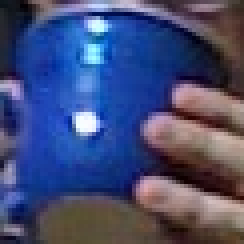
//> input picture LearningOpenCV_Code/BlueCup.jpg, 61 x 61 px (shown 4 times larger)
$ ./ch7_ex7_5_HistBackProj BlueCup.jpg HandIndoorColor.jpg 1   (built with g++ and OpenCV 4)
//> lines starting //> are read from the running program, lines starting //| are printed output that depends on the picture
// ch7_ex7_5_HistBackProj  OK, OK, this isn't in the book, its' "extra"
//     We cut the source code for actually doing back project in the book
//     but here it is no extra charge.
//   Gary Bradski Oct 3, 2008
//
#include <opencv/cv.h>
#include <opencv/cxcore.h>
#include <opencv2/highgui.hpp>
#include <stdio.h>
/* *************** License:**************************
   Oct. 3, 2008
   Right to use this code in any way you want without warrenty, support or any guarentee of it working.

   BOOK: It would be nice if you cited it:
   Learning OpenCV: Computer Vision with the OpenCV Library
     by Gary Bradski and Adrian Kaehler
     Published by O'Reilly Media, October 3, 2008

   AVAILABLE AT:
     http://www.amazon.com/Learning-OpenCV-Computer-Vision-Library/dp/0596516134
     Or: http://oreilly.com/catalog/9780596516130/
     ISBN-10: 0596516134 or: ISBN-13: 978-0596516130

   OTHER OPENCV SITES:
   * The source code is on sourceforge at:
     http://sourceforge.net/projects/opencvlibrary/
   * The OpenCV wiki page (As of Oct 1, 2008 this is down for changing over servers, but should come back):
     http://opencvlibrary.sourceforge.net/
   * An active user group is at:
     http://tech.groups.yahoo.com/group/OpenCV/
   * The minutes of weekly OpenCV development meetings are at:
     http://pr.willowgarage.com/wiki/OpenCV


 ADD ALL NOTES BY W_LITTLEWHITE
 * The github is at:
 https://github.com/964873559

   ************************************************** */

void help(){
printf("\nCall is:\n"
  "  ch7_ex7_5_HistBackProj modelImage testImage patch_type\n"
  "     patch_type takes on the following methods of matching:\n"
  "        0 Correlation, 1 ChiSqr, 2 Intersect, 3 Bhattacharyya\n"
  "     Projection is done using cvCalcBackProject()\n\n");
 }

//Learns histogram from derived from the first image, and backprojects it onto the second
//  If patch_type is present, it does cvCalcBackProjectPatch()
//     patch_type takes on the following methods of matching:
//     0 Correlation, 1 ChiSqr, 2 Intersect, 3 Bhattacharyya
//  it does cvCalcBackProject().
// Call is:
//    ch7BackProj modelImage testImage patch_type
//
int main( int argc, char** argv ) {

    IplImage* src[2],*dst=0,*ftmp=0; //dst is what to display on
	int i,type = 0;
//    默认匹配类型
	int patch = 0; //default to cvCalcBackProject()
    if( argc >= 3){
		if(argc > 3) {
			patch = 1;
//            反向投影时使用的匹配类型
			type = atoi(argv[3]); //turn on cvCalcBackProjecPatch() using type
		}
		printf("Patch = %d, type = %d\n",patch,type);
		//Load 2 images, first on is to build histogram of, 2nd is to run on
//        加载两个图片，第一个作为直方图，第二个正常使用
		src[0] = 0; src[1] = 0;
		for(i = 1; i<3; ++i){
			if((src[i-1]=cvLoadImage(argv[i], 1))== 0) {
				printf("Error on reading image %d: %s\n",i,argv[i]);
				return(-1);
			}
		}
        // Compute the HSV image, and decompose it into separate planes.
        //
//        下面是一大堆关于创建直方图的，还记得么
        IplImage *hsv[2], *h_plane[2],*s_plane[2],*v_plane[2],*planes[2][2];
       	IplImage* hist_img[2];
		CvHistogram* hist[2];
       // int h_bins = 30, s_bins = 32;
	    int h_bins = 16, s_bins = 16;
        int    hist_size[] = { h_bins, s_bins };
        float  h_ranges[]  = { 0, 180 };          // hue is [0,180]
        float  s_ranges[]  = { 0, 255 };
        float* ranges[]    = { h_ranges, s_ranges };
		int scale = 10;
#define patchx 61
#define patchy 61
//        创建匹配结果显示图像
		if(patch){
			int iwidth = src[1]->width - patchx + 1;
			int iheight = src[1]->height - patchy + 1;
			ftmp = cvCreateImage( cvSize(iwidth,iheight),32,1);
			cvZero(ftmp);
		}

		dst = cvCreateImage( cvGetSize(src[1]),8,1);

		cvZero(dst);
//        创建直方图，前面有的，记得的话我就不注释了啊，不记得的话回去看看前面的：）
 		for(i = 0; i<2; ++i){
			hsv[i] = cvCreateImage( cvGetSize(src[i]), 8, 3 );
        	cvCvtColor( src[i], hsv[i], CV_BGR2HSV );

			h_plane[i]  = cvCreateImage( cvGetSize(src[i]), 8, 1 );
        	s_plane[i]  = cvCreateImage( cvGetSize(src[i]), 8, 1 );
        	v_plane[i]  = cvCreateImage( cvGetSize(src[i]), 8, 1 );
        	planes[i][0] = h_plane[i];
			planes[i][1] = s_plane[i];
        	cvCvtPixToPlane( hsv[i], h_plane[i], s_plane[i], v_plane[i], 0 );
	        // Build the histogram and compute its contents.
    	    //
         	hist[i] = cvCreateHist(
            	2,
            	hist_size,
            	CV_HIST_ARRAY,
            	ranges,
            	1
          		);
        	cvCalcHist( planes[i], hist[i], 0, 0 );
			if(patch)
				cvNormalizeHist( hist[i], 1.0 ); //Don't normalize for cvCalcBackProject(),

			// Create an image to use to visualize our histogram.
  	        //
         	hist_img[i] = cvCreateImage(
          		cvSize( h_bins * scale, s_bins * scale ),
          		8,
          		3
        	);
        	cvZero( hist_img[i] );

        	// populate our visualization with little gray squares.
        	//
        	float max_value = 0;
			float *fp,fval;
        	cvGetMinMaxHistValue( hist[i], 0, &max_value, 0, 0 );

	        for( int h = 0; h < h_bins; h++ ) {
    	        for( int s = 0; s < s_bins; s++ ) {
        	        float bin_val = cvQueryHistValue_2D( hist[i], h, s );
	               	int intensity = cvRound( bin_val * 255 / max_value );
                	cvRectangle(
                  		hist_img[i],
                  		cvPoint( h*scale, s*scale ),
                  		cvPoint( (h+1)*scale - 1, (s+1)*scale - 1),
                  		CV_RGB(intensity,intensity,intensity),
                  		CV_FILLED
                	);
            	}
        	}
		}//For the 2 images

		//DO THE BACK PROJECTION
//        执行反向投影匹配以及反向投影处理
		if((patch)) {
			printf("Doing cvCalcBackProjectPatch() with type =%d\n",type);
//            参数：原图像、结果图像、匹配窗大小、直方图维度、匹配类型、归一化后的数值
			cvCalcBackProjectPatch(planes[1],ftmp,cvSize(61,61),hist[0],type,1.0);
			printf("ftmp count = %d\n",cvCountNonZero(ftmp));

		}else {
			printf("Doing cvCalcBackProject()\n");
//            反向投影处理
			cvCalcBackProject(planes[1],dst,hist[0]);
 		}

        //DISPLAY
//        显示结果
		cvNamedWindow( "Model Image", 0 );
        cvShowImage(   "Model Image", src[0] );
        cvNamedWindow( "Model H-S Histogram", 0 );
        cvShowImage(   "Model H-S Histogram", hist_img[0] );
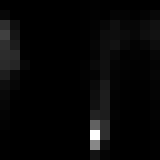
//> window 'Model H-S Histogram': 160 rows x 160 cols, CV_8UC3; min 0, max 255, mean 6.7

		cvNamedWindow( "Test Image", 0 );
        cvShowImage(   "Test Image", src[1] );
        cvNamedWindow( "Test H-S Histogram", 0 );
        cvShowImage(   "Test H-S Histogram", hist_img[1] );
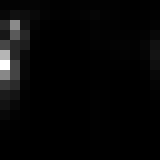
//> window 'Test H-S Histogram': 160 rows x 160 cols, CV_8UC3; min 0, max 255, mean 6.8

		cvNamedWindow( "Back Projection",0);
		cvShowImage(   "Back Projection", ftmp );
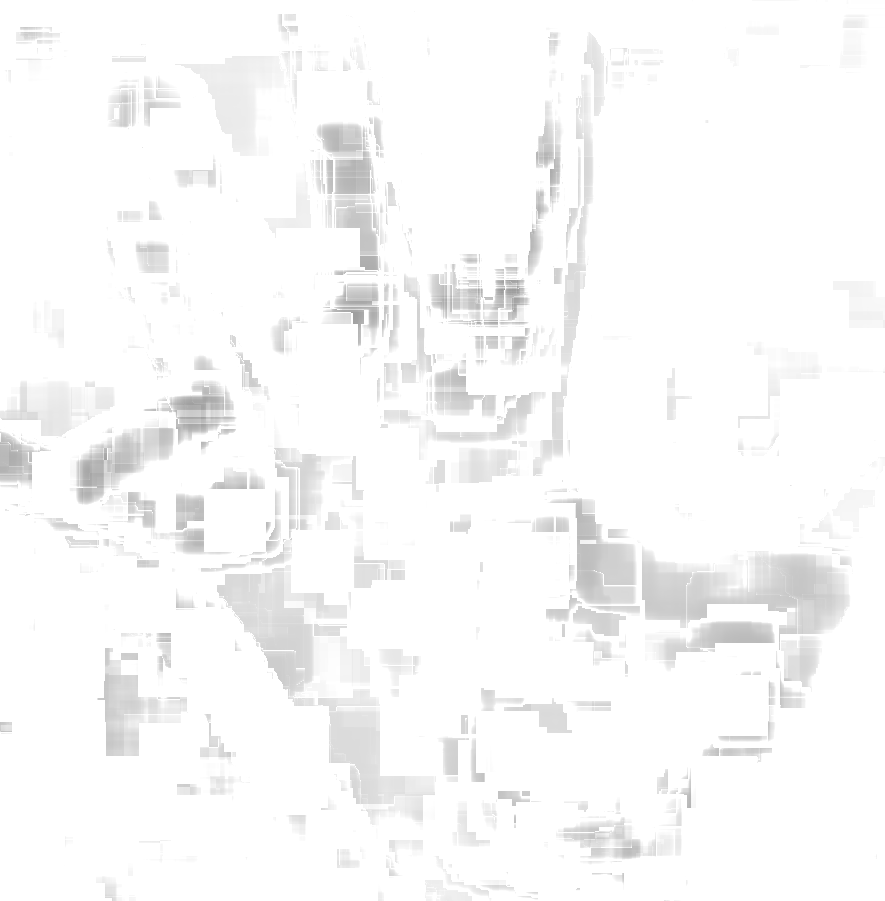
//> window 'Back Projection': 901 rows x 885 cols, CV_8UC1; min 152, max 255, mean 249.2
        cvWaitKey(0);
    }
	else { printf("Error: Wrong number of arguments\n"); help(); return -1;}
}
